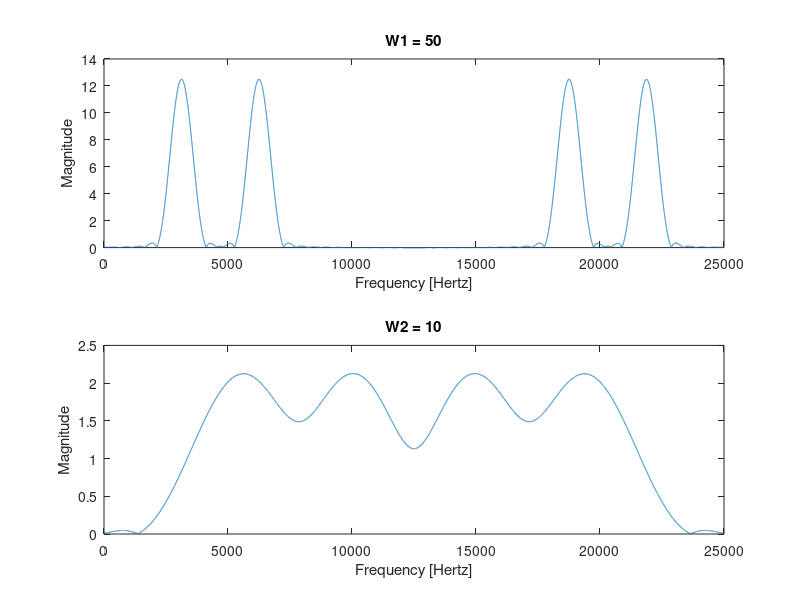

MATLAB code to generate this figure:
N = 25000;
n = 0:1:N-1;
Fs = 10000;
W1 = 50;
W2 = 10;
M1 = floor(N/W1);
un1 = [ones(1,W1) zeros(1,N-W1)];
un2 = [ones(1,W2) zeros(1,N-W2)];
h1 = cos((pi/4)*n) + cos((pi/2)*n);
h2 = cos((pi/2)*n) + cos((3*pi/4)*n);
w1 = 0.5*(1- cos(2*pi*n/W1)).*un1;
w2 = 0.5*(1- cos(2*pi*n/W2)).*un2;
g1 = h1.*w1;
g2 = h2.*w2;
%imagesc((0:(M1-1))*W1/Fs, (0:(W1-1))/W1, abs(g1));
figure(1);
subplot(2,1,1);
plot(n,abs(fft(g1)));
xlabel('Frequency [Hertz]'); 
ylabel('Magnitude');
title('W1 = 50');
subplot(2,1,2);
plot(n,abs(fft(g2)));
xlabel('Frequency [Hertz]'); 
ylabel('Magnitude');
title('W2 = 10');